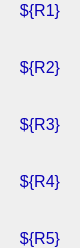
        <widget class="PyDMFrame" name="composite">
          <property name="geometry">
            <rect>
              <x>10</x>
              <y>94</y>
              <width>80</width>
              <height>248</height>
            </rect>
          </property>
          <property name="sizePolicy">
            <sizepolicy hsizetype="Ignored" vsizetype="Ignored">
              <horstretch>0</horstretch>
              <verstretch>0</verstretch>
            </sizepolicy>
          </property>
          <layout class="QGridLayout" name="gridLayout_1" columnstretch="80" rowstretch="20,37,20,37,20,37,20,37,20">
            <property name="leftMargin">
              <number>0</number>
            </property>
            <property name="topMargin">
              <number>0</number>
            </property>
            <property name="rightMargin">
              <number>0</number>
            </property>
            <property name="bottomMargin">
              <number>0</number>
            </property>
            <property name="horizontalSpacing">
              <number>0</number>
            </property>
            <property name="verticalSpacing">
              <number>0</number>
            </property>
            <item row="0" column="0">
              <widget class="QLabel" name="text_20">
                <property name="geometry">
                  <rect>
                    <x>0</x>
                    <y>0</y>
                    <width>80</width>
                    <height>20</height>
                  </rect>
                </property>
                <property name="sizePolicy">
                  <sizepolicy hsizetype="Ignored" vsizetype="Ignored">
                    <horstretch>0</horstretch>
                    <verstretch>0</verstretch>
                  </sizepolicy>
                </property>
                <property name="text">
                  <string>${R1}</string>
                </property>
                <property name="font">
                  <font>
                    <pointsize>12</pointsize>
                  </font>
                </property>
                <property name="brush" stdset="0">
                  <brush brushstyle="SolidPattern">
                    <color alpha="255">
                      <red>10</red>
                      <green>0</green>
                      <blue>184</blue>
                    </color>
                  </brush>
                </property>
                <property name="toolTip">
                  <string>text_20</string>
                </property>
                <property name="alignment">
                  <set>Qt::AlignCenter</set>
                </property>
                <property name="styleSheet">
                  <string notr="true">QLabel#text_20 {
  color: rgb(10, 0, 184);
  }</string>
                </property>
              </widget>
            </item>
            <item row="2" column="0">
              <widget class="QLabel" name="text_21">
                <property name="geometry">
                  <rect>
                    <x>0</x>
                    <y>57</y>
                    <width>80</width>
                    <height>20</height>
                  </rect>
                </property>
                <property name="sizePolicy">
                  <sizepolicy hsizetype="Ignored" vsizetype="Ignored">
                    <horstretch>0</horstretch>
                    <verstretch>0</verstretch>
                  </sizepolicy>
                </property>
                <property name="text">
                  <string>${R2}</string>
                </property>
                <property name="font">
                  <font>
                    <pointsize>12</pointsize>
                  </font>
                </property>
                <property name="brush" stdset="0">
                  <brush brushstyle="SolidPattern">
                    <color alpha="255">
                      <red>10</red>
                      <green>0</green>
                      <blue>184</blue>
                    </color>
                  </brush>
                </property>
                <property name="toolTip">
                  <string>text_21</string>
                </property>
                <property name="alignment">
                  <set>Qt::AlignCenter</set>
                </property>
                <property name="styleSheet">
                  <string notr="true">QLabel#text_21 {
  color: rgb(10, 0, 184);
  }</string>
                </property>
              </widget>
            </item>
            <item row="4" column="0">
              <widget class="QLabel" name="text_22">
                <property name="geometry">
                  <rect>
                    <x>0</x>
                    <y>114</y>
                    <width>80</width>
                    <height>20</height>
                  </rect>
                </property>
                <property name="sizePolicy">
                  <sizepolicy hsizetype="Ignored" vsizetype="Ignored">
                    <horstretch>0</horstretch>
                    <verstretch>0</verstretch>
                  </sizepolicy>
                </property>
                <property name="text">
                  <string>${R3}</string>
                </property>
                <property name="font">
                  <font>
                    <pointsize>12</pointsize>
                  </font>
                </property>
                <property name="brush" stdset="0">
                  <brush brushstyle="SolidPattern">
                    <color alpha="255">
                      <red>10</red>
                      <green>0</green>
                      <blue>184</blue>
                    </color>
                  </brush>
                </property>
                <property name="toolTip">
                  <string>text_22</string>
                </property>
                <property name="alignment">
                  <set>Qt::AlignCenter</set>
                </property>
                <property name="styleSheet">
                  <string notr="true">QLabel#text_22 {
  color: rgb(10, 0, 184);
  }</string>
                </property>
              </widget>
            </item>
            <item row="6" column="0">
              <widget class="QLabel" name="text_23">
                <property name="geometry">
                  <rect>
                    <x>0</x>
                    <y>171</y>
                    <width>80</width>
                    <height>20</height>
                  </rect>
                </property>
                <property name="sizePolicy">
                  <sizepolicy hsizetype="Ignored" vsizetype="Ignored">
                    <horstretch>0</horstretch>
                    <verstretch>0</verstretch>
                  </sizepolicy>
                </property>
                <property name="text">
                  <string>${R4}</string>
                </property>
                <property name="font">
                  <font>
                    <pointsize>12</pointsize>
                  </font>
                </property>
                <property name="brush" stdset="0">
                  <brush brushstyle="SolidPattern">
                    <color alpha="255">
                      <red>10</red>
                      <green>0</green>
                      <blue>184</blue>
                    </color>
                  </brush>
                </property>
                <property name="toolTip">
                  <string>text_23</string>
                </property>
                <property name="alignment">
                  <set>Qt::AlignCenter</set>
                </property>
                <property name="styleSheet">
                  <string notr="true">QLabel#text_23 {
  color: rgb(10, 0, 184);
  }</string>
                </property>
              </widget>
            </item>
            <item row="8" column="0">
              <widget class="QLabel" name="text_24">
                <property name="geometry">
                  <rect>
                    <x>0</x>
                    <y>228</y>
                    <width>80</width>
                    <height>20</height>
                  </rect>
                </property>
                <property name="sizePolicy">
                  <sizepolicy hsizetype="Ignored" vsizetype="Ignored">
                    <horstretch>0</horstretch>
                    <verstretch>0</verstretch>
                  </sizepolicy>
                </property>
                <property name="text">
                  <string>${R5}</string>
                </property>
                <property name="font">
                  <font>
                    <pointsize>12</pointsize>
                  </font>
                </property>
                <property name="brush" stdset="0">
                  <brush brushstyle="SolidPattern">
                    <color alpha="255">
                      <red>10</red>
                      <green>0</green>
                      <blue>184</blue>
                    </color>
                  </brush>
                </property>
                <property name="toolTip">
                  <string>text_24</string>
                </property>
                <property name="alignment">
                  <set>Qt::AlignCenter</set>
                </property>
                <property name="styleSheet">
                  <string notr="true">QLabel#text_24 {
  color: rgb(10, 0, 184);
  }</string>
                </property>
              </widget>
            </item>
          </layout>
        </widget>
